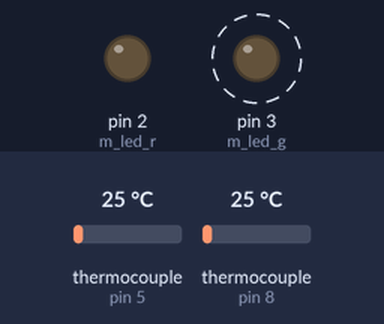
Bench run of a sketch on a simulated Arduino Uno, built with avr-gcc and run on an emulated ATmega328P. On the bench: output pins drawn as LEDs (lit = HIGH). Dashed ring = blinking. The test bench sets the inputs (shaded band); at power-on: thermocouple (sensors on pin 5, pin 8) 25 °C. The local clock reads 2024-03-15 10:24:30 at power-on unless the sketch sets it; storage starts empty; what the sketch prints to the serial monitor is not drawn. At 1.7 s the program stops and its outputs stay as they are.

Above: at 0.84 s.
Timing chart, 0 to 3.2 s (numbered marks = the images above):
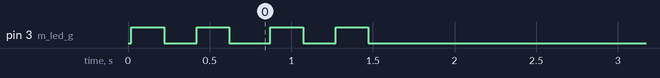

Measured:
- by itself, pin 3 (m_led_g): alternates HIGH for 0.20 s and LOW for 0.20 s, 7 changes in all, then stays LOW

The sketch:

dtlv1.ino
```cpp
/*
This sketch runs a Standalone Datalooger for two general purpose inputs
and two Thermo Couple inputs. Pleae be aware, you MUST use K-Type Thermocouples.
specification for input can be found at: http://www.maximintegrated.com/datasheet/index.mvp/id/7273
(max31855 Cold-Junction Compensated Thermocouple-to-Digital Converter)
The breakoutboard for max31855 and specs are found at http://www.adafruit.com/products/269
The logfiles are written to an SD Card and and a RealTimeClock is setup.
For schematic, libraries etc please visit http://www.ladyada.net/make/logshield/design.html


PinLayout:
A0
A1
A2 = GPIP    / General Inpu 0-5V Channel C
A3 = GPIP    / General Inpu 0-5V Channel D
A4 = I2C bus / RTC
A5 = I2C bus / RTC

DIO 0  =
DIO 1  =
DIO 2  = LED   / Green Indicator LED
DIO 3  = LED   / Red Indicator LED
DIO 4  = CLK    / Thermocouple Channel  \
DIO 5  = CS    / Thermocouple Channel   > A
DIO 6  = DO   / Thermocouple Channel  /
DIO 7  = CLK    / Thermocouple Channel  \
DIO 8  = CS    / Thermocouple Channel   > B
DIO 9  = DO   / Thermocouple Channel /
DIO 10 = CS    / sd card
DIO 11 = MOSI  / sd card
DIO 12 = MISO  / sd card
DIO 13 = SCK   / sd card
*/

#include <Wire.h>              // I2C communication used for RealTimeClock
#include "RTClib.h"            // Realtime Clock
#include <SD.h>                // ReadWrite to SD Card
#include "Adafruit_MAX31855.h" // readout data from MAX31855

// setup RealTimeClock
RTC_DS1307 RTC;

// setup var's
DateTime m_t_stamp;
String m_date;
String m_time;
String m_data;
const int m_led_r = 2;
const int m_led_g = 3;
const int m_sdcard_CS = 10;
const int m_ch_A_CLK = 4;
const int m_ch_A_CS = 5;
const int m_ch_A_DO = 6;
const int m_ch_B_CLK = 7;
const int m_ch_B_CS = 8;
const int m_ch_B_DO = 9;
const int m_ch_C = A2;
const int m_ch_D = A3;

double m_ch_A, m_ch_B;
int m_A2, m_A3;

int m_timer;           // delay of main loop to slow down the arduino // -> cfg file
File m_logfile;
char m_file_name[12];

Adafruit_MAX31855 ch_A(m_ch_A_CLK,m_ch_A_CS,m_ch_A_DO);
Adafruit_MAX31855 ch_B(m_ch_B_CLK,m_ch_B_CS,m_ch_B_DO);

void setup()
{
  pinMode(m_led_r, OUTPUT);
  digitalWrite(m_led_r, LOW);
  pinMode(m_led_g, OUTPUT);
  digitalWrite(m_led_g, LOW);
  pinMode(m_ch_A_CS, OUTPUT);
  pinMode(m_ch_B_CS, OUTPUT);
  pinMode(m_sdcard_CS, OUTPUT);

  /*
  set default timer to one second, since the RTC provides seconds as smallest unit
  however the reading of the sensor can be done faster and hence this timer may be
  set lower to capture more readings per seconds. The logfile entries will have the
  same time stamp
  */
  m_timer = 2000;

  Serial.begin(9600);
  // start communication for RTC (using default values of Analog 4 and Analog 5
  Wire.begin();
  // start the lib for RTC so we can get to the timestamp
  RTC.begin();
  // check if the realtime clock is running
  if (! RTC.isrunning() )
  {
    blink(m_led_r, 2, 400);
  }
  if (!SD.begin(m_sdcard_CS))
  {
    blink(m_led_r, 5, 400);
    return;
  }
  blink(m_led_g, 2, 200);
  Serial.println("setup done");
}

void loop()
{
  getTimeStamp();   // set m_date, m_time, m_logfilename
  debug();
  // get temp reading for the thermocouples (channel A+B)
  m_ch_A = ch_A.readCelsius();
  if (isnan(m_ch_A))
  {
    m_data = m_data + ',cha_NaN';
  }else{
    m_data = m_data + ',cha' ;
    //+ floatToString(ch_A.readCelsius(),2);
  }
   debug();
  m_ch_B = ch_B.readCelsius();
  if (isnan(m_ch_B))
  {
    m_data = m_data + ',chb_NaN';
  }else{
    m_data += ',chb';
   // + floatToString(ch_B.readCelsius(),2);
  }
  debug();
  // get the GPIO input for AnalogSignal 2&3
  m_data  = m_data + ',' + analogRead(m_ch_C);
  m_data  = m_data + ',' + analogRead(m_ch_D);


  m_logfile = SD.open(m_file_name, FILE_WRITE);
  if (m_logfile)
  {

    m_logfile.println(m_data);
    m_logfile.close();
    blink(m_led_g,1,500);
  } else {
    blink(m_led_r,2,300);
  }
  Serial.println("-----------------");
  delay(m_timer);
}

void debug(){  Serial.println(m_data);}


void getTimeStamp()
{
  m_t_stamp = RTC.now();
  // set the filename to write the data to (change the name for every day)
  String name = String(m_t_stamp.year()) + String(m_t_stamp.month()) + String(m_t_stamp.day()) + '.csv';
  name.toCharArray(m_file_name,13);

  m_date = String(m_t_stamp.year()) + '/';
  m_date = m_date + String(m_t_stamp.month()) + '/';
  m_date = m_date + String(m_t_stamp.day());

  // start of assembly of data line
  m_data = m_date;

  m_time = String(m_t_stamp.hour()) + ':';
  m_time = m_time + String(m_t_stamp.minute()) + ':';
  m_time = m_time + String(m_t_stamp.second());
  m_data = m_data + "," + m_time;
}
void blink(int led, int freq, int velocity)
{
  for (int i=0; i<freq; i++)
  {
    digitalWrite(led, HIGH);
    delay(velocity);
    digitalWrite(led, LOW);
    delay(velocity);
  }
}

String floatToString(double number, uint8_t digits)
{
  String resultString = "";
  // Handle negative numbers
  if (number < 0.0)
  {
     resultString += "-";
     number = -number;
  }

  // Round correctly so that print(1.999, 2) prints as "2.00"
  double rounding = 0.5;
  for (uint8_t i=0; i<digits; ++i)
    rounding /= 10.0;

  number += rounding;

  // Extract the integer part of the number and print it
  unsigned long int_part = (unsigned long)number;
  double remainder = number - (double)int_part;
  resultString += int_part;

  // Print the decimal point, but only if there are digits beyond
  if (digits > 0)
    resultString += ".";

  // Extract digits from the remainder one at a time
  while (digits-- > 0)
  {
    remainder *= 10.0;
    int toPrint = int(remainder);
    resultString += toPrint;
    remainder -= toPrint;
  }
  return resultString;
}
```
